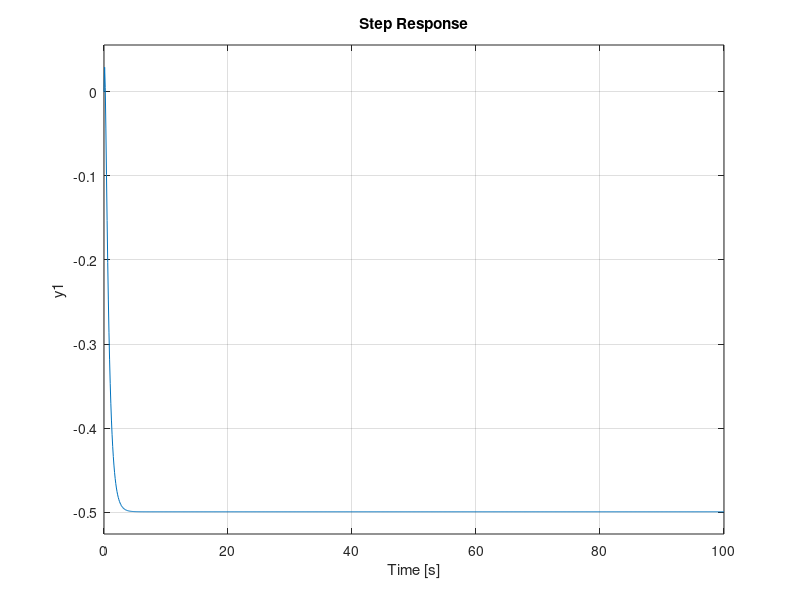

This figure's MATLAB source:
% datos del sistema, joint 1
m1a = 0.0011644908507951884 + 0.0011644908507951884 + 0.0011644908507951884 + 0.00058767552757679601 + 0.0010321252629775849 + 0.012717581311371812;
m1b = 0.00052672018519800228;
m1 = m1a + m1b ; 

aw1= 5.71e+4; %sacado del grafico con link 1 bien armado
j1= 1/(aw1);   %obtenemos el momento de inercia con respecto al punto de pivote
L1=0.1035;

%cosntantes generales
g=9.81;
b1=1e-6;
b2=1e-6;

% datos del sistema, joint 2
m2a= 0.00013195457400179582 + 0.00052672018519800228 + 0.00043271308549453917 + 0.00086673289514495463;
m2b= 0.00043271308549453917 + 0.0010695037303870972 + 0.0012730475598330083 + 0.00043271308549453917 + 0.00058767552757679558;
m2= m2a+m2b;

% experimento d, sacamos la distancia al centro de masa del joint 2
 l2=(2e-3)/(m2*9.81*sin(0.6592));
 
 
 
% experimento c, sacamos el periodo del pendulo obtenemos inercia de 2
T=725.926e-3;
j2=(T/(2*pi))^2*m2*g*l2;



%linearizacion del modelo

J1= j1;
J2 = j2 + m2*l2^2;
J0= J1 + m2*L1;

m2l2 = m2*l2;       %producto utilizado varias veces

denom = (J0*J2-(m2l2*L1)^2);

a31=0;
a32= (g*m2l2^2*L1)/denom;
a33= (-b1*J2)/denom;
a34= (-b2*m2l2*L1)/denom;

a41=0;
a42= (g*m2l2*J0)/denom;
a43= (-b1*m2l2*L1)/denom;
a44=(-b2*J0)/denom;

b31=J2/denom;
b41=m2l2*L1/denom;
b32=m2l2*L1/denom;
b42=J0/denom;

A= [ 0 0 1 0;
    0 0 0 1;
    a31 a32 a33 a34;
    a41 a42 a43 a44];


B=[0 0;
   0 0;
   b31 b32;
   b41 b42];

B1=[0; 0 ; b31 ; b41];
   
C= [ 1 0 0 0];

rank(ctrb(A,B)); %cheque controlabilidad del sistema
rank(obsv(A,C)); %chequeo observavilidad del sistema

sys=ss(A,B1,C,0); 
Q=diag([3 3 3 3 1]);
R=2;
[K,S,E]=lqi(sys,Q,R);

Kp=K(1:4);
ki=K(5);

Aclp = (A-B1*Kp);
nsys=ss(Aclp,B1,C,0);
t=0:0.1:100;
step(nsys,t)